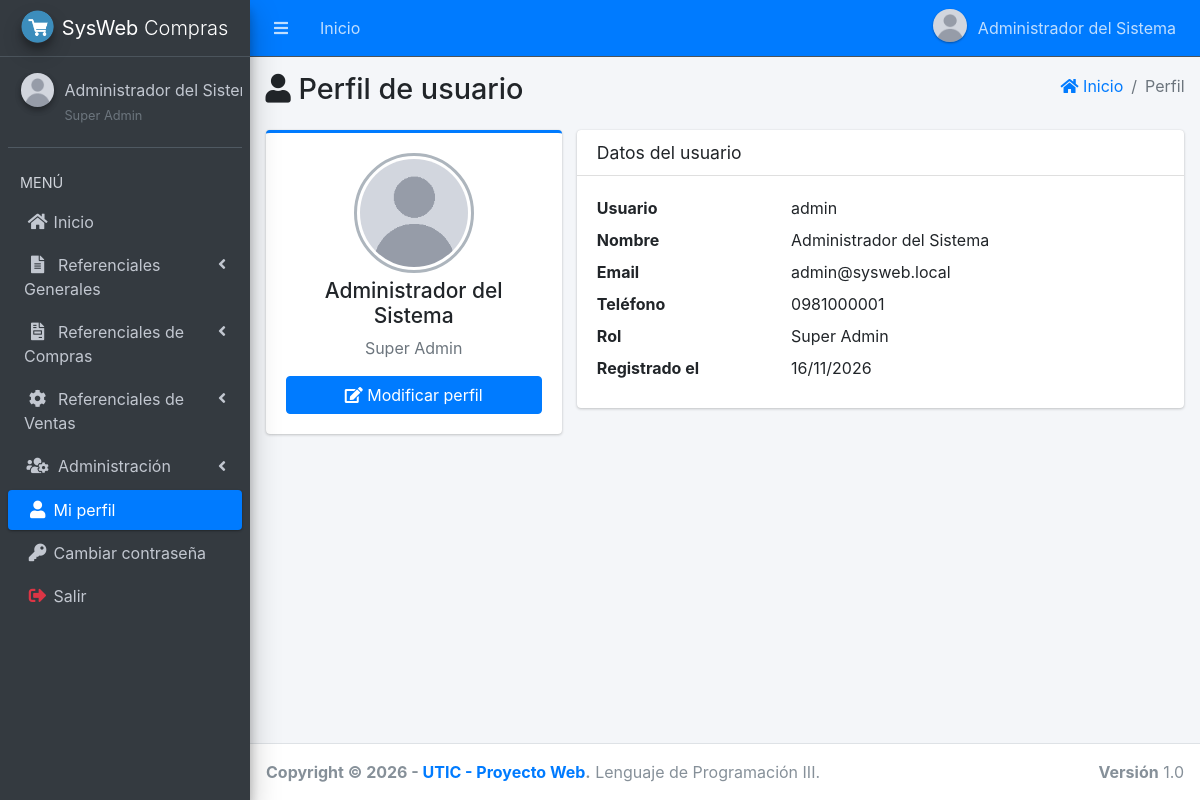
The page /main.php?module=perfil (signed in) on the database its author committed.
### tables this page shows
CREATE TABLE menu (
    id_menu   INT AUTO_INCREMENT PRIMARY KEY,
    id_padre  INT NULL COMMENT 'NULL = opción de primer nivel o grupo',
    titulo    VARCHAR(50) NOT NULL,
    icono     VARCHAR(50) NOT NULL DEFAULT 'far fa-circle',
    modulo    VARCHAR(30) NULL COMMENT 'Clave del módulo (main.php?module=...). NULL = grupo',
    orden     INT NOT NULL DEFAULT 0,
    UNIQUE KEY uk_menu_modulo (modulo),
    CONSTRAINT fk_menu_padre FOREIGN KEY (id_padre)
        REFERENCES menu (id_menu) ON UPDATE CASCADE ON DELETE CASCADE
);

CREATE TABLE usuarios (
    id_usuario     INT AUTO_INCREMENT PRIMARY KEY,
    usuario        VARCHAR(50)  NOT NULL,
    nombre         VARCHAR(100) NOT NULL,
    password       VARCHAR(255) NOT NULL COMMENT 'Hash generado con password_hash()',
    email          VARCHAR(100) NULL,
    telefono       VARCHAR(20)  NULL,
    foto           VARCHAR(100) NULL,
    id_rol         INT NOT NULL,
    estado         ENUM('activo','bloqueado') NOT NULL DEFAULT 'activo',
    intentos       TINYINT UNSIGNED NOT NULL DEFAULT 0 COMMENT 'Intentos fallidos de login consecutivos',
    created_at     TIMESTAMP NOT NULL DEFAULT CURRENT_TIMESTAMP,
    UNIQUE KEY uk_usuarios_usuario (usuario),
    CONSTRAINT fk_usuarios_rol FOREIGN KEY (id_rol)
        REFERENCES roles (id_rol) ON UPDATE CASCADE ON DELETE RESTRICT
);

CREATE TABLE roles (
    id_rol       INT AUTO_INCREMENT PRIMARY KEY,
    rol_nombre   VARCHAR(30)  NOT NULL,
    descripcion  VARCHAR(120) NULL,
    UNIQUE KEY uk_roles_nombre (rol_nombre)
);

### app/config/database.php (called while the page is built, shortened)
<?php
function db(): PDO
{
    static $pdo = null;
    if ($pdo === null) {
        $dsn = 'mysql:host=' . DB_HOST . ';port=' . DB_PORT . ';dbname=' . DB_NAME . ';charset=utf8mb4';
        try {
            $pdo = new PDO($dsn, DB_USER, DB_PASS, [
                PDO::ATTR_ERRMODE            => PDO::ERRMODE_EXCEPTION,
                PDO::ATTR_DEFAULT_FETCH_MODE => PDO::FETCH_ASSOC,
                PDO::ATTR_EMULATE_PREPARES   => false,
            ]);
            $pdo->exec("SET time_zone = '" . date('P') . "'");
        } catch (PDOException $e) {
            error_log('Error de conexión: ' . $e->getMessage());
            http_response_code(500);
            exit('No se pudo conectar con la base de datos. Verifique la configuración en config/config.php.');
        }
    }
    return $pdo;
}

### app/core/rutas.php (called while the page is built, shortened)
<?php
return [
    'start'             => ['start.php',                 'start'],
    'password'          => ['password/form.php',         'password'],
    'perfil'            => ['perfil/view.php',           'perfil'],
    'form_perfil'       => ['perfil/form.php',           'perfil'],
    'user'              => ['user/view.php',             'user'],
    'form_user'         => ['user/form.php',             'user'],
    'permisos'          => ['permisos/view.php',         'permisos'],
    'departamento'      => ['departamento/view.php',     'departamento'],
    'form_departamento' => ['departamento/form.php',     'departamento'],
    'ciudad'            => ['ciudad/view.php',           'ciudad'],
    'form_ciudad'       => ['ciudad/form.php',           'ciudad'],
    'proveedores'       => ['proveedores/view.php',      'proveedores'],
    'form_proveedores'  => ['proveedores/form.php',      'proveedores'],
    'deposito'          => ['simple/view.php',           'deposito'],
    'form_deposito'     => ['simple/form.php',           'deposito'],
    'tipo_producto'     => ['simple/view.php',           'tipo_producto'],
    'form_tipo_producto'=> ['simple/form.php',           'tipo_producto'],
    'u_medida'          => ['simple/view.php',           'u_medida'],
    'form_u_medida'     => ['simple/form.php',           'u_medida'],
    'productos'         => ['productos/view.php',        'productos'],
    'form_productos'    => ['productos/form.php',        'productos'],
    'clientes'          => ['clientes/view.php',         'clientes'],
    'form_clientes'     => ['clientes/form.php',         'clientes'],
    'compras'           => ['compras/view.php',          'compras'],
    'form_compras'      => ['compras/form.php',          'compras'],
    'detalle_compras'   => ['compras/detalle.php',       'compras'],
    'ventas'            => ['ventas/view.php',           'ventas'],
    'form_ventas'       => ['ventas/form.php',           'ventas'],
    'detalle_ventas'    => ['ventas/detalle.php',        'ventas'],
    'reporte_ventas'    => ['reporte_ventas/view.php',   'reporte_ventas'],
    'timbrado'          => ['timbrado/view.php',         'timbrado'],
    'stock'             => ['stock/view.php',            'stock'],
    'reporte_compras'   => ['reporte_compras/view.php',  'reporte_compras'],
];

### app/views/layout/content.php (called while the page is built, shortened)
<?php
[$archivo, $permiso] = $rutas[$module];
include __DIR__ . '/../' . $archivo;

### app/views/perfil/view.php (the view, shortened to what this page needs)
<?php
$st = db()->prepare('SELECT u.usuario, u.nombre, u.email, u.telefono, u.foto, r.rol_nombre AS rol, u.created_at FROM usuarios u JOIN roles r ON r.id_rol = u.id_rol WHERE u.id_usuario = ?');
$st->execute([$_SESSION['id_usuario']]);
$u = $st->fetch();
encabezado('Perfil de usuario', 'fas fa-user', ['Perfil' => null]);
?>
<section class="content">
    <div class="container-fluid">
        <div class="row">
            <div class="col-md-4">
                <div class="card card-primary card-outline">
                    <div class="card-body box-profile">
                        <div class="text-center">
                            <img class="profile-user-img img-fluid img-circle img-perfil" src="<?= e(foto_url($u['foto'])) ?>" alt="Foto de perfil">
                        </div>
                        <h3 class="profile-username text-center"><?= e($u['nombre']) ?></h3>
                        <p class="text-muted text-center"><?= e($u['rol']) ?></p>
                        <a href="main.php?module=form_perfil" class="btn btn-primary btn-block"><i class="fas fa-edit"></i> Modificar perfil</a>
                    </div>
                </div>
            </div>
            <div class="col-md-8">
                <div class="card">
                    <div class="card-header"><h3 class="card-title">Datos del usuario</h3></div>
                    <div class="card-body">
                        <dl class="row mb-0">
                            <dt class="col-sm-4">Usuario</dt>         <dd class="col-sm-8"><?= e($u['usuario']) ?></dd>
                            <dt class="col-sm-4">Nombre</dt>          <dd class="col-sm-8"><?= e($u['nombre']) ?></dd>
                            <dt class="col-sm-4">Email</dt>           <dd class="col-sm-8"><?= e($u['email'] ?: '-') ?></dd>
                            <dt class="col-sm-4">Teléfono</dt>        <dd class="col-sm-8"><?= e($u['telefono'] ?: '-') ?></dd>
                            <dt class="col-sm-4">Rol</dt> <dd class="col-sm-8"><?= e($u['rol']) ?></dd>
                            <dt class="col-sm-4">Registrado el</dt>   <dd class="col-sm-8"><?= e(date('d/m/Y', strtotime($u['created_at']))) ?></dd>
                        </dl>
                    </div>
                </div>
            </div>
        </div>
    </div>
</section>

### public/main.php (shortened to what this page needs)
<?php
require_once __DIR__ . '/../app/core/session.php';
$rutas  = require __DIR__ . '/../app/core/rutas.php';
$module = is_string($_GET['module'] ?? null) ? $_GET['module'] : 'start';
$modulo_actual = $rutas[$module][1] ?? '';
$vistas = __DIR__ . '/../app/views/layout/';
?>
<!DOCTYPE html>
<html lang="es">
<head>
    <link rel="stylesheet" href="assets/plugins/fontawesome/css/all.min.css">
    <link rel="stylesheet" href="assets/plugins/adminlte/adminlte.min.css">
    <link rel="stylesheet" href="assets/plugins/datatables/dataTables.bootstrap4.min.css">
    <link rel="stylesheet" href="assets/plugins/select2/select2.min.css">
    <link rel="stylesheet" href="assets/plugins/select2/select2-bootstrap4.min.css">
    <link rel="stylesheet" href="assets/css/style.css">
</head>
<body class="hold-transition sidebar-mini layout-fixed">
<div class="wrapper">
    <?php include $vistas . 'top_menu.php'; ?>
    <?php include $vistas . 'side_menu.php'; ?>
    <div class="content-wrapper">
        <?php include $vistas . 'content.php'; ?>
    </div>
    <?php include $vistas . 'footer.php'; ?>
</div>
</body>
</html>

### app/views/layout/top_menu.php (shortened to what this page needs)
<nav class="main-header navbar navbar-expand navbar-dark navbar-primary">
    <ul class="navbar-nav">
        <li class="nav-item">
            <a class="nav-link" data-widget="pushmenu" href="#" role="button" title="Mostrar/ocultar menú">
                <i class="fas fa-bars"></i>
            </a>
        </li>
        <li class="nav-item d-none d-sm-inline-block">
            <a href="main.php?module=start" class="nav-link">Inicio</a>
        </li>
    </ul>
    <ul class="navbar-nav ml-auto">
        <li class="nav-item dropdown user-menu">
            <a href="#" class="nav-link dropdown-toggle" data-toggle="dropdown">
                <img src="<?= e(foto_url($_SESSION['foto'] ?? null)) ?>" class="user-image img-circle elevation-1" alt="Foto">
                <span class="d-none d-md-inline"><?= e($_SESSION['nombre']) ?></span>
            </a>
        </li>
    </ul>
</nav>

### app/views/layout/side_menu.php (shortened to what this page needs)
<?php
$items = db()->query('SELECT id_menu, id_padre, titulo, icono, modulo FROM menu ORDER BY orden, id_menu')->fetchAll();
$raiz  = [];
$hijos = [];
foreach ($items as $it) {
    if ($it['id_padre'] === null) {
        $raiz[] = $it;
    } else {
        $hijos[(int) $it['id_padre']][] = $it;
    }
}
function menu_enlace(array $it, string $modulo_actual, bool $hijo): string
{
    $activo = $it['modulo'] === $modulo_actual ? ' active' : '';
    $icono  = $hijo ? 'far fa-circle nav-icon' : 'nav-icon ' . $it['icono'];
    return '<li class="nav-item"><a href="main.php?module=' . e($it['modulo']) . '" class="nav-link' . $activo . '">'
         . '<i class="' . e($icono) . '"></i><p>' . e($it['titulo']) . '</p></a></li>';
}
?>
<aside class="main-sidebar sidebar-dark-primary elevation-4">
    <a href="main.php?module=start" class="brand-link">
        <img src="assets/img/logo.png" alt="Logo" class="brand-image img-circle elevation-3">
        <span class="brand-text font-weight-light"><b><?= e(APP_SHORT) ?></b> Compras</span>
    </a>
    <div class="sidebar">
        <div class="user-panel mt-3 pb-3 mb-3 d-flex">
            <div class="image">
                <img src="<?= e(foto_url($_SESSION['foto'] ?? null)) ?>" class="img-circle elevation-2" alt="Foto">
            </div>
            <div class="info">
                <a href="main.php?module=perfil" class="d-block"><?= e($_SESSION['nombre']) ?></a>
                <small class="text-muted"><?= e($_SESSION['rol']) ?></small>
            </div>
        </div>
        <nav class="mt-2">
            <ul class="nav nav-pills nav-sidebar flex-column" data-widget="treeview" role="menu" data-accordion="false">
                <li class="nav-header">MENÚ</li>
                <?php foreach ($raiz as $it): ?>
                    <?php if ($it['modulo'] !== null): ?>
                        <?php if (can($it['modulo'])) echo menu_enlace($it, $modulo_actual, false); ?>
                    <?php else:
                        $visibles = array_filter($hijos[(int) $it['id_menu']] ?? [], static function ($h) {
                            return can($h['modulo']);
                        });
                        $abierto = in_array($modulo_actual, array_column($visibles, 'modulo'), true);
                    ?>
                        <li class="nav-item<?= $abierto ? ' menu-open' : '' ?>">
                            <a href="#" class="nav-link<?= $abierto ? ' active' : '' ?>">
                                <i class="nav-icon <?= e($it['icono']) ?>"></i>
                                <p><?= e($it['titulo']) ?> <i class="right fas fa-angle-left"></i></p>
                            </a>
                        </li>
                    <?php endif; ?>
                <?php endforeach; ?>
                <li class="nav-item">
                    <a href="#" class="nav-link" data-toggle="modal" data-target="#modalSalir">
                        <i class="nav-icon fas fa-sign-out-alt text-danger"></i><p>Salir</p>
                    </a>
                </li>
            </ul>
        </nav>
    </div>
</aside>

### app/core/session.php (shortened to what this page needs)
<?php
require_once __DIR__ . '/../config/database.php';
function modulos_permitidos(): array
{
    static $cache = null;
    if ($cache === null) {
        $cache = [];
        if (!empty($_SESSION['id_rol'])) {
            $st = db()->prepare('SELECT m.modulo FROM permisos p
                                 JOIN menu m ON m.id_menu = p.id_menu
                                 WHERE p.id_rol = ? AND m.modulo IS NOT NULL');
            $st->execute([$_SESSION['id_rol']]);
            $cache = $st->fetchAll(PDO::FETCH_COLUMN);
        }
    }
    return $cache;
}
function can(string $modulo): bool
{
    return in_array($modulo, modulos_permitidos(), true);
}
function e($valor): string
{
    return htmlspecialchars((string) $valor, ENT_QUOTES, 'UTF-8');
}
function encabezado(string $titulo, string $icono, array $migas = []): void
{
    echo '<section class="content-header"><div class="container-fluid"><div class="row mb-2">';
    echo '<div class="col-sm-6"><h1><i class="' . e($icono) . '"></i> ' . e($titulo) . '</h1></div>';
    echo '<div class="col-sm-6"><ol class="breadcrumb float-sm-right">';
    echo '<li class="breadcrumb-item"><a href="main.php?module=start"><i class="fas fa-home"></i> Inicio</a></li>';
    foreach ($migas as $texto => $url) {
        echo $url === null
            ? '<li class="breadcrumb-item active">' . e($texto) . '</li>'
            : '<li class="breadcrumb-item"><a href="' . e($url) . '">' . e($texto) . '</a></li>';
    }
    echo '</ol></div></div></div></section>';
}
function foto_url(?string $foto): string
{
    return 'assets/img/user-default.png';
}

### app/views/layout/footer.php (shortened to what this page needs)
<footer class="main-footer">
    <div class="float-right d-none d-sm-block"><b>Versión</b> 1.0</div>
    <strong>Copyright &copy; <?= date('Y') ?> - <a href="main.php?module=start">UTIC - Proyecto Web</a>.</strong>
    Lenguaje de Programación III.
</footer>

### public/assets/css/style.css (style rules this page uses)
.img-perfil { width: 120px; height: 120px; object-fit: cover; }
.user-image, .user-panel .image img, .user-header img { object-fit: cover; }

### rows shown on the page
menu: titulo "Inicio"
menu: titulo "Referenciales Generales"
menu: titulo "Referenciales de Compras"
menu: titulo "Referenciales de Ventas"
menu: titulo "Administración"
menu: titulo "Mi perfil"
menu: titulo "Cambiar contraseña"
usuarios: nombre "Administrador del Sistema", id_rol.rol_nombre "Super Admin", usuario "admin", email "admin@sysweb.local", telefono "0981000001", created_at "16/11/2026"

### other values the page prints
$_SESSION['nombre'] "Administrador del Sistema"
APP_SHORT "SysWeb"
$_SESSION['nombre'] "Administrador del…"
$_SESSION['rol'] "Super Admin"
$titulo "Perfil de usuario"
$texto "Perfil"
